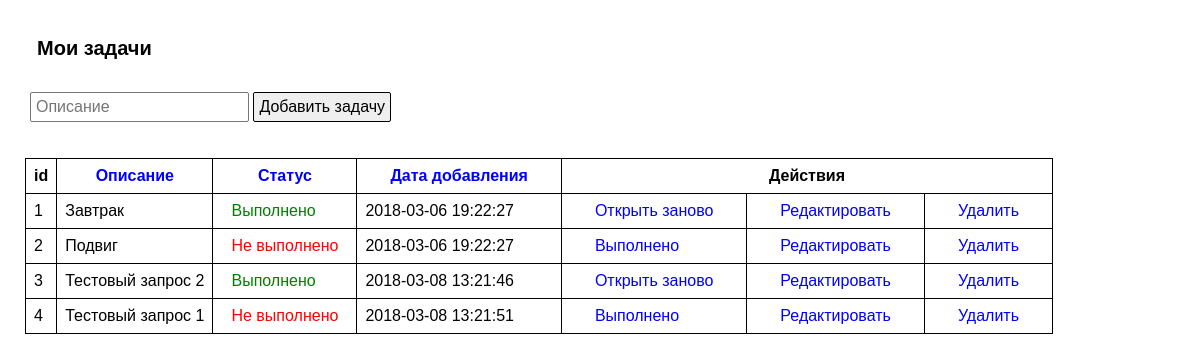
The page / on the database its author committed.
### tables this page shows
CREATE TABLE `tasks` (
  `id` int(11) NOT NULL,
  `description` text NOT NULL,
  `is_done` tinyint(4) NOT NULL DEFAULT '0',
  `date_added` datetime NOT NULL DEFAULT CURRENT_TIMESTAMP
);

### index.php (the view, shortened to what this page needs)
<?php
	require_once './db-config.php';
	try {
    	$pdo = new PDO("mysql:host=$dbHost;dbname=$dbName", $dbUser, $dbPass);
	} catch (PDOException $e) {
    	echo 'Подключение не удалось: ' . $e->getMessage();
	}
	$order = '';
	$sql = "SELECT * FROM `tasks`".$order;
	$data = $pdo->query($sql);
?>
<!DOCTYPE html>
<html lang="ru">
<head>
    <link rel="stylesheet" type="text/css" href="style.css">
</head>
<body>
<h1>Мои задачи</h1>
<form action="newtask.php" method="GET">
	<input type="text" name="desc" placeholder="Описание">
	<input type="submit" name="newtask" value="Добавить задачу">
</form>
<table>
	<tr>
		<th>id</th>
		<th><a href="index.php?sort=desc">Описание</a></th>
		<th><a href="index.php?sort=status">Статус</a></th>
		<th><a href="index.php?sort=date">Дата добавления</a></th>
		<th colspan="3">Действия</th>
	</tr>
<?php
	if ($data) {
		foreach ($data as $row) {
			$id = $row['id'];
			if ($row['is_done']==0) {
				$is_done = '<span style="color: red;">Не выполнено</span>';
				$workflow = "<a href='done.php?id=$id'>Выполнено</a>";
			}
			else {
				$is_done = '<span style="color: green;">Выполнено</span>';
				$workflow = "<a href='reopen.php?id=$id'>Открыть заново</a>";
			}
			echo "<tr><td>$id</td><td>".$row['description']."</td><td>$is_done</td><td>".$row['date_added']."</td><td>$workflow</td><td><a href='edit.php?id=$id'>Редактировать</a></td><td><a href='delete.php?id=$id'>Удалить</a></td></tr>";
		}
	}
	else {
		echo "Нет результатов";
	}
?>
</table>
</body>
</html>

### style.css (style rules this page uses)
* { font-family: sans-serif; margin: 5px; padding: 5px; box-sizing: border-box; font-size: 16px; }
h1 { font-size: 20px; padding: 12px; }
table { display: block; margin: 16px auto; border-collapse: collapse; }
th,td { border-color: black; border-style: solid; border-width: 1px; font-size: 16px; padding: 8px; }
th { font-weight: bold; text-align: center; }
input { margin: 10px auto; border-radius: 2px; border-style: solid; border-width: 1px; }
a { text-decoration: none; margin: 5px 20px; color: #0000ff; font-size: 16px; }

### rows shown on the page
tasks: id "1", description "Завтрак", is_done "Выполнено", date_added "2018-03-06 19:22:27"
tasks: id "2", description "Подвиг", is_done "Не выполнено", date_added "2018-03-06 19:22:27"
tasks: id "3", description "Тестовый запрос 2", is_done "Выполнено", date_added "2018-03-08 13:21:46"
tasks: id "4", description "Тестовый запрос 1", is_done "Не выполнено", date_added "2018-03-08 13:21:51"
